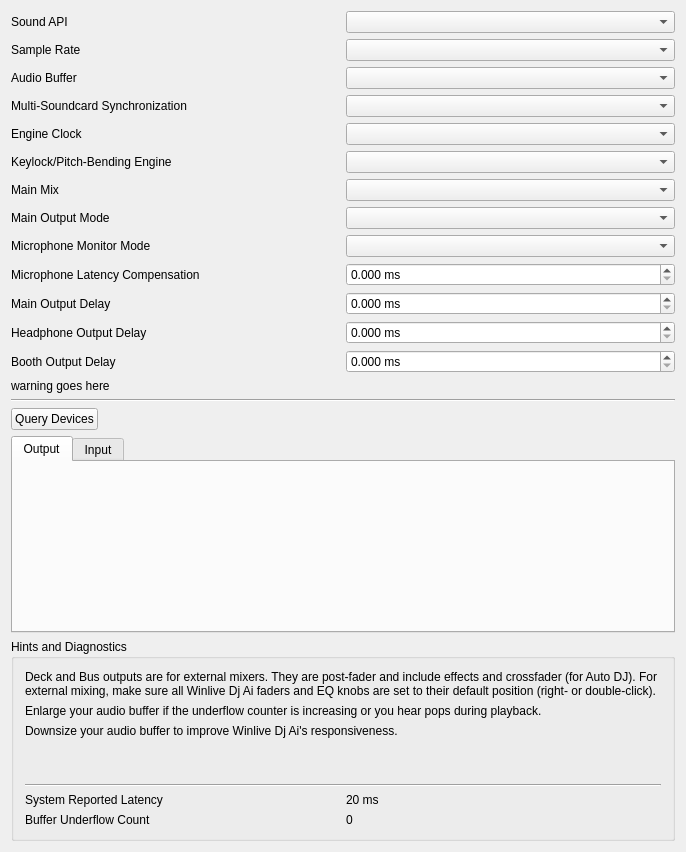
<?xml version="1.0" encoding="UTF-8"?>
<ui version="4.0">
 <class>DlgPrefSoundDlg</class>
 <widget class="QWidget" name="DlgPrefSoundDlg">
  <property name="geometry">
   <rect>
    <x>0</x>
    <y>0</y>
    <width>686</width>
    <height>852</height>
   </rect>
  </property>
  <property name="windowTitle">
   <string>Sound Hardware Preferences</string>
  </property>
  <layout class="QVBoxLayout" name="verticalLayout_2">
   <item>
    <layout class="QGridLayout" name="gridLayout">
     <item row="0" column="0">
      <widget class="QLabel" name="apiLabel">
       <property name="text">
        <string>Sound API</string>
       </property>
       <property name="openExternalLinks">
        <bool>true</bool>
       </property>
       <property name="buddy">
        <cstring>apiComboBox</cstring>
       </property>
      </widget>
     </item>
     <item row="0" column="1">
      <widget class="QComboBox" name="apiComboBox"/>
     </item>
     <item row="1" column="0">
      <widget class="QLabel" name="sampleRateLabel">
       <property name="text">
        <string>Sample Rate</string>
       </property>
       <property name="buddy">
        <cstring>sampleRateComboBox</cstring>
       </property>
      </widget>
     </item>
     <item row="1" column="1">
      <widget class="QComboBox" name="sampleRateComboBox"/>
     </item>
     <item row="2" column="0">
      <widget class="QLabel" name="audioBufferLabel">
       <property name="text">
        <string>Audio Buffer</string>
       </property>
       <property name="buddy">
        <cstring>audioBufferComboBox</cstring>
       </property>
      </widget>
     </item>
     <item row="2" column="1">
      <widget class="QComboBox" name="audioBufferComboBox"/>
     </item>
     <item row="3" column="0">
      <widget class="QLabel" name="deviceSyncLabel">
       <property name="text">
        <string>Multi-Soundcard Synchronization</string>
       </property>
      </widget>
     </item>
     <item row="3" column="1">
      <widget class="QComboBox" name="deviceSyncComboBox"/>
     </item>
     <item row="4" column="0">
      <widget class="QLabel" name="engineClockLabel">
       <property name="text">
        <string>Engine Clock</string>
       </property>
      </widget>
     </item>
     <item row="4" column="1">
      <widget class="QComboBox" name="engineClockComboBox">
       <property name="toolTip">
        <string>Use soundcard clock for live audience setups and lowest latency.&lt;br&gt;Use network clock for broadcasting without a live audience.</string>
       </property>
      </widget>
     </item>
     <item row="5" column="0">
      <widget class="QLabel" name="keylockLabel">
       <property name="text">
        <string>Keylock/Pitch-Bending Engine</string>
       </property>
       <property name="buddy">
        <cstring>keylockComboBox</cstring>
       </property>
      </widget>
     </item>
     <item row="5" column="1">
      <widget class="QComboBox" name="keylockComboBox"/>
     </item>
     <item row="6" column="0">
      <widget class="QLabel" name="masteMixLabel">
       <property name="text">
        <string>Main Mix</string>
       </property>
      </widget>
     </item>
     <item row="6" column="1">
      <widget class="QComboBox" name="mainMixComboBox"/>
     </item>
     <item row="7" column="1">
      <widget class="QComboBox" name="mainOutputModeComboBox"/>
     </item>
     <item row="7" column="0">
      <widget class="QLabel" name="mainMonoLabel">
       <property name="text">
        <string>Main Output Mode</string>
       </property>
      </widget>
     </item>
     <item row="8" column="1">
      <widget class="QComboBox" name="micMonitorModeComboBox"/>
     </item>
     <item row="8" column="0">
      <widget class="QLabel" name="micMonitorModeLabel">
       <property name="text">
        <string>Microphone Monitor Mode</string>
       </property>
       <property name="openExternalLinks">
        <bool>true</bool>
       </property>
      </widget>
     </item>
     <item row="9" column="0">
      <widget class="QLabel" name="latencyCompensationLabel">
       <property name="text">
        <string>Microphone Latency Compensation</string>
       </property>
       <property name="openExternalLinks">
        <bool>true</bool>
       </property>
      </widget>
     </item>
     <item row="9" column="1">
      <widget class="QDoubleSpinBox" name="latencyCompensationSpinBox">
       <property name="suffix">
        <string> ms</string>
       </property>
       <property name="decimals">
        <number>3</number>
       </property>
       <property name="maximum">
        <double>500.000000000000000</double>
       </property>
       <property name="singleStep">
        <double>0.100000000000000</double>
       </property>
      </widget>
     </item>
     <item row="11" column="0">
      <widget class="QLabel" name="mainDelayLabel">
       <property name="text">
        <string>Main Output Delay</string>
       </property>
      </widget>
     </item>
     <item row="11" column="1">
      <widget class="QDoubleSpinBox" name="mainDelaySpinBox">
       <property name="suffix">
        <string extracomment="milliseconds"> ms</string>
       </property>
       <property name="decimals">
        <number>3</number>
       </property>
       <property name="maximum">
        <double>500.000000000000000</double>
       </property>
       <property name="singleStep">
        <double>0.100000000000000</double>
       </property>
      </widget>
     </item>
     <item row="12" column="0">
      <widget class="QLabel" name="headDelayLabel">
       <property name="text">
        <string>Headphone Output Delay</string>
       </property>
      </widget>
     </item>
     <item row="12" column="1">
      <widget class="QDoubleSpinBox" name="headDelaySpinBox">
       <property name="suffix">
        <string extracomment="milliseconds"> ms</string>
       </property>
       <property name="decimals">
        <number>3</number>
       </property>
       <property name="maximum">
        <double>500.000000000000000</double>
       </property>
       <property name="singleStep">
        <double>0.100000000000000</double>
       </property>
      </widget>
     </item>
     <item row="13" column="0">
      <widget class="QLabel" name="boothDelayLabel">
       <property name="text">
        <string>Booth Output Delay</string>
       </property>
      </widget>
     </item>
     <item row="13" column="1">
      <widget class="QDoubleSpinBox" name="boothDelaySpinBox">
       <property name="suffix">
        <string extracomment="milliseconds"> ms</string>
       </property>
       <property name="decimals">
        <number>3</number>
       </property>
       <property name="maximum">
        <double>500.000000000000000</double>
       </property>
       <property name="singleStep">
        <double>0.100000000000000</double>
       </property>
      </widget>
     </item>
     <item row="14" column="0" colspan="2">
      <widget class="QLabel" name="latencyCompensationWarningLabel">
       <property name="text">
        <string notr="true">warning goes here</string>
       </property>
      </widget>
     </item>
    </layout>
   </item>
   <item>
    <widget class="Line" name="line_2">
     <property name="orientation">
      <enum>Qt::Horizontal</enum>
     </property>
    </widget>
   </item>
   <item>
    <layout class="QHBoxLayout" name="buttonsHLayout">
     <item>
      <widget class="QPushButton" name="queryButton">
       <property name="text">
        <string>Query Devices</string>
       </property>
      </widget>
     </item>
     <item>
      <spacer name="buttonsHSpacer">
       <property name="orientation">
        <enum>Qt::Horizontal</enum>
       </property>
       <property name="sizeHint" stdset="0">
        <size>
         <width>40</width>
         <height>20</height>
        </size>
       </property>
      </spacer>
     </item>
    </layout>
   </item>
   <item>
    <widget class="QTabWidget" name="ioTabs">
     <property name="sizePolicy">
      <sizepolicy hsizetype="MinimumExpanding" vsizetype="Expanding">
       <horstretch>0</horstretch>
       <verstretch>0</verstretch>
      </sizepolicy>
     </property>
     <property name="currentIndex">
      <number>0</number>
     </property>
     <widget class="QWidget" name="outputTab">
      <attribute name="title">
       <string>Output</string>
      </attribute>
      <layout class="QVBoxLayout" name="outputVLayout">
       <item>
        <spacer name="outputVSpacer">
         <property name="orientation">
          <enum>Qt::Vertical</enum>
         </property>
         <property name="sizeType">
          <enum>QSizePolicy::MinimumExpanding</enum>
         </property>
         <property name="sizeHint" stdset="0">
          <size>
           <width>20</width>
           <height>1</height>
          </size>
         </property>
        </spacer>
       </item>
      </layout>
     </widget>
     <widget class="QWidget" name="inputTab">
      <attribute name="title">
       <string>Input</string>
      </attribute>
      <layout class="QVBoxLayout" name="inputVLayout">
       <item>
        <spacer name="inputVSpacer">
         <property name="orientation">
          <enum>Qt::Vertical</enum>
         </property>
         <property name="sizeType">
          <enum>QSizePolicy::MinimumExpanding</enum>
         </property>
         <property name="sizeHint" stdset="0">
          <size>
           <width>20</width>
           <height>1</height>
          </size>
         </property>
        </spacer>
       </item>
      </layout>
     </widget>
    </widget>
   </item>
   <item>
    <widget class="QGroupBox" name="Hints">
     <property name="title">
      <string>Hints and Diagnostics</string>
     </property>
     <layout class="QGridLayout" name="gridLayout_6">
      <item row="0" column="0" colspan="2">
       <widget class="QLabel" name="deckBusHint">
        <property name="text">
         <string>Deck and Bus outputs are for external mixers. They are post-fader and include effects and crossfader (for Auto DJ). For external mixing, make sure all Winlive Dj Ai faders and EQ knobs are set to their default position (right- or double-click). </string>
        </property>
        <property name="wordWrap">
         <bool>true</bool>
        </property>
        <property name="openExternalLinks">
         <bool>true</bool>
        </property>
       </widget>
      </item>
      <item row="1" column="0" colspan="2">
       <widget class="QLabel" name="underflowCounterHint">
        <property name="text">
         <string>Enlarge your audio buffer if the underflow counter is increasing or you hear pops during playback.</string>
        </property>
        <property name="wordWrap">
         <bool>true</bool>
        </property>
       </widget>
      </item>
      <item row="2" column="0" colspan="2">
       <widget class="QLabel" name="audioBufferHint">
        <property name="text">
         <string>Downsize your audio buffer to improve Winlive Dj Ai's responsiveness.</string>
        </property>
        <property name="wordWrap">
         <bool>true</bool>
        </property>
       </widget>
      </item>
      <item row="3" column="0" colspan="2">
       <widget class="QLabel" name="realtimeHint">
        <property name="wordWrap">
         <bool>true</bool>
        </property>
        <property name="openExternalLinks">
         <bool>true</bool>
        </property>
       </widget>
      </item>
      <item row="4" column="0" colspan="2">
       <widget class="QLabel" name="hardwareGuide">
        <property name="wordWrap">
         <bool>true</bool>
        </property>
        <property name="openExternalLinks">
         <bool>true</bool>
        </property>
       </widget>
      </item>
      <item row="5" column="0" colspan="2">
       <widget class="Line" name="line">
        <property name="orientation">
         <enum>Qt::Horizontal</enum>
        </property>
       </widget>
      </item>
      <item row="6" column="0">
       <widget class="QLabel" name="latencyLabel">
        <property name="text">
         <string>System Reported Latency</string>
        </property>
        <property name="buddy">
         <cstring>audioBufferComboBox</cstring>
        </property>
       </widget>
      </item>
      <item row="6" column="1">
       <widget class="QLabel" name="currentLatency">
        <property name="text">
         <string>20 ms</string>
        </property>
       </widget>
      </item>
      <item row="7" column="0">
       <widget class="QLabel" name="underflowLabel">
        <property name="text">
         <string>Buffer Underflow Count</string>
        </property>
        <property name="buddy">
         <cstring>audioBufferComboBox</cstring>
        </property>
       </widget>
      </item>
      <item row="7" column="1">
       <widget class="QLabel" name="bufferUnderflowCount">
        <property name="text">
         <string>0</string>
        </property>
       </widget>
      </item>
     </layout>
    </widget>
   </item>
  </layout>
 </widget>
 <layoutdefault spacing="6" margin="11"/>
 <tabstops>
  <tabstop>apiComboBox</tabstop>
  <tabstop>sampleRateComboBox</tabstop>
  <tabstop>audioBufferComboBox</tabstop>
  <tabstop>deviceSyncComboBox</tabstop>
  <tabstop>engineClockComboBox</tabstop>
  <tabstop>keylockComboBox</tabstop>
  <tabstop>mainMixComboBox</tabstop>
  <tabstop>mainOutputModeComboBox</tabstop>
  <tabstop>micMonitorModeComboBox</tabstop>
  <tabstop>latencyCompensationSpinBox</tabstop>
  <tabstop>mainDelaySpinBox</tabstop>
  <tabstop>headDelaySpinBox</tabstop>
  <tabstop>boothDelaySpinBox</tabstop>
  <tabstop>queryButton</tabstop>
  <tabstop>ioTabs</tabstop>
 </tabstops>
 <resources/>
 <connections/>
</ui>
